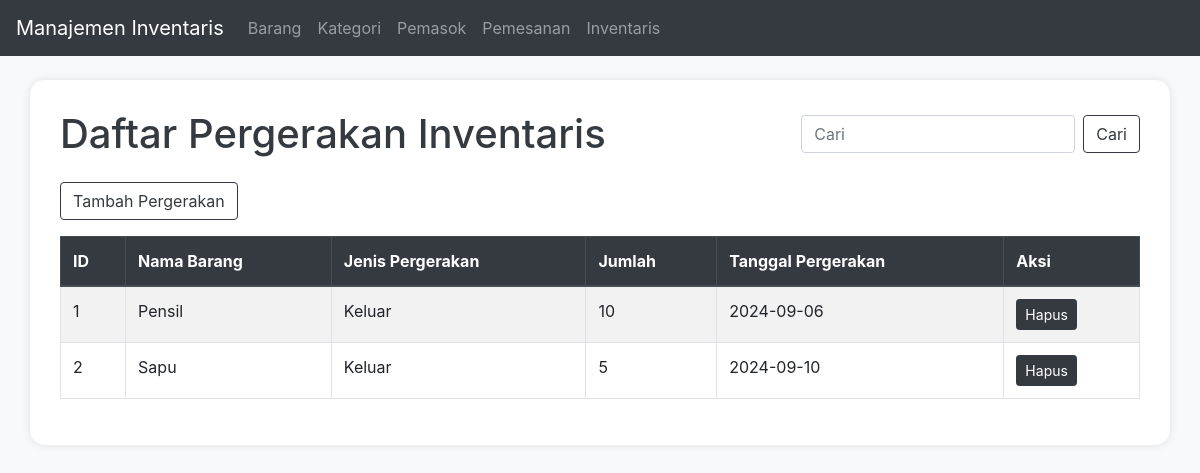
/daftar_inventaris.php, run on the app's committed database.
### tables this page shows
CREATE TABLE `inventaris` (
  `id` int NOT NULL,
  `id_barang` int NOT NULL,
  `jenis_pergerakan` enum('Masuk','Keluar') NOT NULL,
  `jumlah` int NOT NULL,
  `tanggal_pergerakan` date NOT NULL
);

CREATE TABLE `barang` (
  `id` int NOT NULL,
  `nama_barang` varchar(255) NOT NULL,
  `id_kategori` int NOT NULL,
  `id_pemasok` int NOT NULL,
  `jumlah` int NOT NULL,
  `tanggal_pembelian` date NOT NULL
);

### daftar_inventaris.php (the view, shortened to what this page needs)
<?php
include 'db.php';
$search = '';
$query = "SELECT inventaris.id, barang.nama_barang, inventaris.jenis_pergerakan, inventaris.jumlah, inventaris.tanggal_pergerakan
          FROM inventaris
          JOIN barang ON inventaris.id_barang = barang.id
          WHERE barang.nama_barang LIKE '%$search%' OR inventaris.jenis_pergerakan LIKE '%$search%'";
$result = mysqli_query($conn, $query);
$items = [];
while ($row = mysqli_fetch_assoc($result)) {
    $items[] = $row;
}
?>
<!DOCTYPE html>
<html lang="id">
<head>
    <link href="https://maxcdn.bootstrapcdn.com/bootstrap/4.5.2/css/bootstrap.min.css" rel="stylesheet">
</head>
<body>
    <nav class="navbar navbar-expand-lg navbar-dark bg-dark">
        <a class="navbar-brand" href="index.php">Manajemen Inventaris</a>
        <div class="collapse navbar-collapse" id="navbarNav">
            <ul class="navbar-nav">
                <li class="nav-item">
                    <a class="nav-link" href="barang.php">Barang</a>
                </li>
                <li class="nav-item">
                    <a class="nav-link" href="kategori.php">Kategori</a>
                </li>
                <li class="nav-item">
                    <a class="nav-link" href="pemasok.php">Pemasok</a>
                </li>
                <li class="nav-item">
                    <a class="nav-link" href="pemesanan.php">Pemesanan</a>
                </li>
                <li class="nav-item">
                    <a class="nav-link" href="daftar_inventaris.php">Inventaris</a>
                </li>
            </ul>
        </div>
    </nav>
    <div class="container mt-4">
        <div class="d-flex justify-content-between align-items-center mb-4">
            <h1 class="mb-0">Daftar Pergerakan Inventaris</h1>
            <form class="form-inline" method="get">
                <input class="form-control mr-sm-2" type="search" name="search" placeholder="Cari" value="<?php echo htmlspecialchars($search); ?>">
                <button class="btn btn-outline-dark my-2 my-sm-0" type="submit">Cari</button>
            </form>
        </div>
        <a href="tambah_inventaris.php" class="btn btn-outline-dark mb-3">Tambah Pergerakan</a>
        <table class="table table-bordered table-hover table-striped">
            <thead class="thead-dark">
                <tr>
                    <th>ID</th>
                    <th>Nama Barang</th>
                    <th>Jenis Pergerakan</th>
                    <th>Jumlah</th>
                    <th>Tanggal Pergerakan</th>
                    <th>Aksi</th>
                </tr>
            </thead>
            <tbody>
                <?php foreach ($items as $index => $row): ?>
                    <tr>
                        <td><?php echo $index + 1;  ?></td>
                        <td><?php echo htmlspecialchars($row['nama_barang']); ?></td>
                        <td><?php echo htmlspecialchars($row['jenis_pergerakan']); ?></td>
                        <td><?php echo htmlspecialchars($row['jumlah']); ?></td>
                        <td><?php echo htmlspecialchars($row['tanggal_pergerakan']); ?></td>
                        <td>
                            <a href="hapus_inventaris.php?id=<?php echo $row['id']; ?>" class="btn btn-dark btn-sm" onclick="return confirm('Apakah Anda yakin ingin menghapus pergerakan ini?')">Hapus</a>
                        </td>
                    </tr>
                <?php endforeach; ?>
            </tbody>
        </table>
    </div>
</body>
</html>

### daftar_inventaris.php (style rules this page uses)
body { background-color: #f8f9fa; }
.container { background-color: white; border-radius: 15px; box-shadow: 0 0 10px rgba(0,0,0,0.1); padding: 30px; margin-top: 50px; }
h1 { color: #343a40; margin-bottom: 30px; }
.btn-dark { background-color: #343a40; border-color: #343a40; }

### data on the page
inventaris: id_barang.nama_barang "Pensil", jenis_pergerakan "Keluar", jumlah "10", tanggal_pergerakan "2024-09-06"
inventaris: id_barang.nama_barang "Sapu", jenis_pergerakan "Keluar", jumlah "5", tanggal_pergerakan "2024-09-10"
